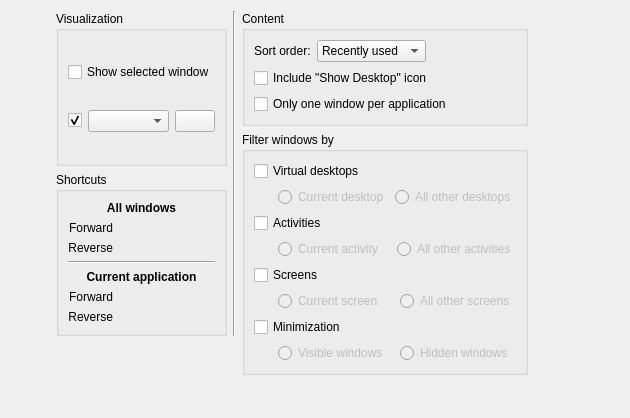
<?xml version="1.0" encoding="UTF-8"?>
<ui version="4.0">
 <class>KWinTabBoxConfigForm</class>
 <widget class="QWidget" name="KWinTabBoxConfigForm">
  <property name="geometry">
   <rect>
    <x>0</x>
    <y>0</y>
    <width>630</width>
    <height>418</height>
   </rect>
  </property>
  <layout class="QHBoxLayout" name="horizontalLayout_2" stretch="1,1,2">
   <item>
    <spacer name="horizontalSpacer_2">
     <property name="orientation">
      <enum>Qt::Horizontal</enum>
     </property>
     <property name="sizeHint" stdset="0">
      <size>
       <width>40</width>
       <height>20</height>
      </size>
     </property>
    </spacer>
   </item>
   <item>
    <layout class="QGridLayout" name="gridLayout_5">
     <item row="0" column="2">
      <widget class="QGroupBox" name="groupBox_3">
       <property name="title">
        <string>Content</string>
       </property>
       <property name="flat">
        <bool>true</bool>
       </property>
       <layout class="QGridLayout" name="gridLayout_2">
        <item row="1" column="0" rowspan="2" colspan="3">
         <widget class="QCheckBox" name="showDesktop">
          <property name="text">
           <string>Include &quot;Show Desktop&quot; icon</string>
          </property>
         </widget>
        </item>
        <item row="0" column="1">
         <widget class="KComboBox" name="switchingModeCombo">
          <property name="sizePolicy">
           <sizepolicy hsizetype="MinimumExpanding" vsizetype="Fixed">
            <horstretch>0</horstretch>
            <verstretch>0</verstretch>
           </sizepolicy>
          </property>
          <item>
           <property name="text">
            <string>Recently used</string>
           </property>
          </item>
          <item>
           <property name="text">
            <string>Stacking order</string>
           </property>
          </item>
         </widget>
        </item>
        <item row="3" column="0" colspan="3">
         <widget class="QCheckBox" name="oneAppWindow">
          <property name="text">
           <string>Only one window per application</string>
          </property>
          <property name="checked">
           <bool>false</bool>
          </property>
         </widget>
        </item>
        <item row="0" column="0">
         <widget class="QLabel" name="label_8">
          <property name="text">
           <string>Sort order:</string>
          </property>
          <property name="buddy">
           <cstring>switchingModeCombo</cstring>
          </property>
         </widget>
        </item>
        <item row="0" column="2">
         <spacer name="horizontalSpacer_4">
          <property name="orientation">
           <enum>Qt::Horizontal</enum>
          </property>
          <property name="sizeHint" stdset="0">
           <size>
            <width>40</width>
            <height>20</height>
           </size>
          </property>
         </spacer>
        </item>
       </layout>
      </widget>
     </item>
     <item row="1" column="2" rowspan="3">
      <widget class="QGroupBox" name="groupBox">
       <property name="title">
        <string>Filter windows by</string>
       </property>
       <property name="flat">
        <bool>true</bool>
       </property>
       <layout class="QVBoxLayout" name="verticalLayout">
        <item>
         <widget class="QCheckBox" name="filterDesktops">
          <property name="text">
           <string>Virtual desktops</string>
          </property>
          <property name="checked">
           <bool>false</bool>
          </property>
         </widget>
        </item>
        <item>
         <widget class="QWidget" name="desktopFilter" native="true">
          <property name="enabled">
           <bool>false</bool>
          </property>
          <layout class="QHBoxLayout" name="horizontalLayout_3">
           <property name="margin">
            <number>0</number>
           </property>
           <item>
            <spacer name="horizontalSpacer_6">
             <property name="orientation">
              <enum>Qt::Horizontal</enum>
             </property>
             <property name="sizeType">
              <enum>QSizePolicy::Fixed</enum>
             </property>
             <property name="sizeHint" stdset="0">
              <size>
               <width>24</width>
               <height>20</height>
              </size>
             </property>
            </spacer>
           </item>
           <item>
            <widget class="QRadioButton" name="currentDesktop">
             <property name="text">
              <string>Current desktop</string>
             </property>
            </widget>
           </item>
           <item>
            <widget class="QRadioButton" name="otherDesktops">
             <property name="text">
              <string>All other desktops</string>
             </property>
            </widget>
           </item>
          </layout>
         </widget>
        </item>
        <item>
         <widget class="QCheckBox" name="filterActivities">
          <property name="text">
           <string>Activities</string>
          </property>
          <property name="checked">
           <bool>false</bool>
          </property>
         </widget>
        </item>
        <item>
         <widget class="QWidget" name="activityFilter" native="true">
          <property name="enabled">
           <bool>false</bool>
          </property>
          <layout class="QHBoxLayout" name="horizontalLayout_4">
           <property name="margin">
            <number>0</number>
           </property>
           <item>
            <spacer name="horizontalSpacer_7">
             <property name="orientation">
              <enum>Qt::Horizontal</enum>
             </property>
             <property name="sizeType">
              <enum>QSizePolicy::Fixed</enum>
             </property>
             <property name="sizeHint" stdset="0">
              <size>
               <width>24</width>
               <height>20</height>
              </size>
             </property>
            </spacer>
           </item>
           <item>
            <widget class="QRadioButton" name="currentActivity">
             <property name="text">
              <string>Current activity</string>
             </property>
            </widget>
           </item>
           <item>
            <widget class="QRadioButton" name="otherActivities">
             <property name="text">
              <string>All other activities</string>
             </property>
            </widget>
           </item>
          </layout>
         </widget>
        </item>
        <item>
         <widget class="QCheckBox" name="filterScreens">
          <property name="text">
           <string>Screens</string>
          </property>
          <property name="checked">
           <bool>false</bool>
          </property>
         </widget>
        </item>
        <item>
         <widget class="QWidget" name="screenFilter" native="true">
          <property name="enabled">
           <bool>false</bool>
          </property>
          <layout class="QHBoxLayout" name="horizontalLayout_7">
           <property name="margin">
            <number>0</number>
           </property>
           <item>
            <spacer name="horizontalSpacer_8">
             <property name="orientation">
              <enum>Qt::Horizontal</enum>
             </property>
             <property name="sizeType">
              <enum>QSizePolicy::Fixed</enum>
             </property>
             <property name="sizeHint" stdset="0">
              <size>
               <width>24</width>
               <height>20</height>
              </size>
             </property>
            </spacer>
           </item>
           <item>
            <widget class="QRadioButton" name="currentScreen">
             <property name="text">
              <string>Current screen</string>
             </property>
            </widget>
           </item>
           <item>
            <widget class="QRadioButton" name="otherScreens">
             <property name="text">
              <string>All other screens</string>
             </property>
            </widget>
           </item>
          </layout>
         </widget>
        </item>
        <item>
         <widget class="QCheckBox" name="filterMinimization">
          <property name="text">
           <string>Minimization</string>
          </property>
          <property name="checked">
           <bool>false</bool>
          </property>
         </widget>
        </item>
        <item>
         <widget class="QWidget" name="minimizationFilter" native="true">
          <property name="enabled">
           <bool>false</bool>
          </property>
          <layout class="QHBoxLayout" name="horizontalLayout_6">
           <property name="margin">
            <number>0</number>
           </property>
           <item>
            <spacer name="horizontalSpacer_9">
             <property name="orientation">
              <enum>Qt::Horizontal</enum>
             </property>
             <property name="sizeType">
              <enum>QSizePolicy::Fixed</enum>
             </property>
             <property name="sizeHint" stdset="0">
              <size>
               <width>24</width>
               <height>20</height>
              </size>
             </property>
            </spacer>
           </item>
           <item>
            <widget class="QRadioButton" name="visibleWindows">
             <property name="text">
              <string>Visible windows</string>
             </property>
            </widget>
           </item>
           <item>
            <widget class="QRadioButton" name="hiddenWindows">
             <property name="text">
              <string>Hidden windows</string>
             </property>
            </widget>
           </item>
          </layout>
         </widget>
        </item>
       </layout>
      </widget>
     </item>
     <item row="3" column="0" rowspan="2">
      <spacer name="verticalSpacer">
       <property name="orientation">
        <enum>Qt::Vertical</enum>
       </property>
       <property name="sizeHint" stdset="0">
        <size>
         <width>20</width>
         <height>40</height>
        </size>
       </property>
      </spacer>
     </item>
     <item row="4" column="2">
      <spacer name="verticalSpacer_2">
       <property name="orientation">
        <enum>Qt::Vertical</enum>
       </property>
       <property name="sizeHint" stdset="0">
        <size>
         <width>20</width>
         <height>40</height>
        </size>
       </property>
      </spacer>
     </item>
     <item row="2" column="0">
      <widget class="QGroupBox" name="groupBox_4">
       <property name="title">
        <string>Shortcuts</string>
       </property>
       <property name="flat">
        <bool>true</bool>
       </property>
       <layout class="QGridLayout" name="gridLayout_4">
        <item row="1" column="0">
         <widget class="QLabel" name="label_3">
          <property name="text">
           <string>Forward</string>
          </property>
          <property name="alignment">
           <set>Qt::AlignRight|Qt::AlignTrailing|Qt::AlignVCenter</set>
          </property>
         </widget>
        </item>
        <item row="3" column="0" colspan="4">
         <widget class="Line" name="line">
          <property name="orientation">
           <enum>Qt::Horizontal</enum>
          </property>
         </widget>
        </item>
        <item row="0" column="0" colspan="4">
         <widget class="QLabel" name="label">
          <property name="font">
           <font>
            <weight>75</weight>
            <bold>true</bold>
           </font>
          </property>
          <property name="text">
           <string>All windows</string>
          </property>
          <property name="alignment">
           <set>Qt::AlignCenter</set>
          </property>
         </widget>
        </item>
        <item row="2" column="0">
         <widget class="QLabel" name="label_4">
          <property name="text">
           <string>Reverse</string>
          </property>
          <property name="alignment">
           <set>Qt::AlignRight|Qt::AlignTrailing|Qt::AlignVCenter</set>
          </property>
         </widget>
        </item>
        <item row="5" column="0">
         <widget class="QLabel" name="label_5">
          <property name="text">
           <string>Forward</string>
          </property>
          <property name="alignment">
           <set>Qt::AlignRight|Qt::AlignTrailing|Qt::AlignVCenter</set>
          </property>
         </widget>
        </item>
        <item row="6" column="0">
         <widget class="QLabel" name="label_6">
          <property name="text">
           <string>Reverse</string>
          </property>
          <property name="alignment">
           <set>Qt::AlignRight|Qt::AlignTrailing|Qt::AlignVCenter</set>
          </property>
         </widget>
        </item>
        <item row="6" column="1" colspan="3">
         <widget class="KKeySequenceWidget" name="scCurrentReverse">
          <property name="checkForConflictsAgainst">
           <set>KKeySequenceWidget::GlobalShortcuts</set>
          </property>
         </widget>
        </item>
        <item row="5" column="1" colspan="3">
         <widget class="KKeySequenceWidget" name="scCurrent">
          <property name="checkForConflictsAgainst">
           <set>KKeySequenceWidget::GlobalShortcuts</set>
          </property>
         </widget>
        </item>
        <item row="4" column="0" colspan="4">
         <widget class="QLabel" name="label_2">
          <property name="font">
           <font>
            <weight>75</weight>
            <bold>true</bold>
           </font>
          </property>
          <property name="text">
           <string>Current application</string>
          </property>
          <property name="alignment">
           <set>Qt::AlignCenter</set>
          </property>
         </widget>
        </item>
        <item row="2" column="1" colspan="3">
         <widget class="KKeySequenceWidget" name="scAllReverse">
          <property name="checkForConflictsAgainst">
           <set>KKeySequenceWidget::GlobalShortcuts</set>
          </property>
         </widget>
        </item>
        <item row="1" column="1" colspan="3">
         <widget class="KKeySequenceWidget" name="scAll">
          <property name="checkForConflictsAgainst">
           <set>KKeySequenceWidget::GlobalShortcuts</set>
          </property>
         </widget>
        </item>
       </layout>
      </widget>
     </item>
     <item row="0" column="0" rowspan="2">
      <widget class="QGroupBox" name="groupBox_2">
       <property name="title">
        <string>Visualization</string>
       </property>
       <property name="flat">
        <bool>true</bool>
       </property>
       <layout class="QGridLayout" name="gridLayout_3">
        <item row="1" column="1">
         <widget class="QWidget" name="widget_6" native="true">
          <layout class="QHBoxLayout" name="horizontalLayout">
           <property name="margin">
            <number>0</number>
           </property>
           <item>
            <widget class="KComboBox" name="effectCombo">
             <property name="sizePolicy">
              <sizepolicy hsizetype="MinimumExpanding" vsizetype="Fixed">
               <horstretch>0</horstretch>
               <verstretch>0</verstretch>
              </sizepolicy>
             </property>
             <property name="toolTip">
              <string>The effect to replace the list window when desktop effects are active.</string>
             </property>
            </widget>
           </item>
           <item>
            <widget class="KPushButton" name="effectConfigButton">
             <property name="sizePolicy">
              <sizepolicy hsizetype="Minimum" vsizetype="Fixed">
               <horstretch>0</horstretch>
               <verstretch>0</verstretch>
              </sizepolicy>
             </property>
            </widget>
           </item>
          </layout>
         </widget>
        </item>
        <item row="1" column="0">
         <widget class="QCheckBox" name="showTabBox">
          <property name="text">
           <string/>
          </property>
          <property name="checked">
           <bool>true</bool>
          </property>
         </widget>
        </item>
        <item row="0" column="0" colspan="2">
         <widget class="QCheckBox" name="highlightWindowCheck">
          <property name="toolTip">
           <string>The currently selected window will be highlighted by fading out all other windows. This option requires desktop effects to be active.</string>
          </property>
          <property name="text">
           <string>Show selected window</string>
          </property>
         </widget>
        </item>
        <item row="1" column="2">
         <spacer name="horizontalSpacer_5">
          <property name="orientation">
           <enum>Qt::Horizontal</enum>
          </property>
          <property name="sizeHint" stdset="0">
           <size>
            <width>40</width>
            <height>20</height>
           </size>
          </property>
         </spacer>
        </item>
       </layout>
      </widget>
     </item>
     <item row="0" column="1" rowspan="3">
      <widget class="Line" name="line_2">
       <property name="orientation">
        <enum>Qt::Vertical</enum>
       </property>
      </widget>
     </item>
    </layout>
   </item>
   <item>
    <spacer name="horizontalSpacer">
     <property name="orientation">
      <enum>Qt::Horizontal</enum>
     </property>
     <property name="sizeHint" stdset="0">
      <size>
       <width>40</width>
       <height>20</height>
      </size>
     </property>
    </spacer>
   </item>
  </layout>
 </widget>
 <customwidgets>
  <customwidget>
   <class>KKeySequenceWidget</class>
   <extends>QWidget</extends>
   <header>kkeysequencewidget.h</header>
  </customwidget>
  <customwidget>
   <class>KComboBox</class>
   <extends>QComboBox</extends>
   <header>kcombobox.h</header>
  </customwidget>
  <customwidget>
   <class>KPushButton</class>
   <extends>QPushButton</extends>
   <header>kpushbutton.h</header>
  </customwidget>
 </customwidgets>
 <tabstops>
  <tabstop>highlightWindowCheck</tabstop>
  <tabstop>showTabBox</tabstop>
  <tabstop>effectCombo</tabstop>
  <tabstop>effectConfigButton</tabstop>
  <tabstop>ghns</tabstop>
  <tabstop>switchingModeCombo</tabstop>
  <tabstop>showDesktop</tabstop>
  <tabstop>oneAppWindow</tabstop>
  <tabstop>filterDesktops</tabstop>
  <tabstop>currentDesktop</tabstop>
  <tabstop>otherDesktops</tabstop>
  <tabstop>filterActivities</tabstop>
  <tabstop>currentActivity</tabstop>
  <tabstop>otherActivities</tabstop>
  <tabstop>filterScreens</tabstop>
  <tabstop>currentScreen</tabstop>
  <tabstop>otherScreens</tabstop>
  <tabstop>filterMinimization</tabstop>
  <tabstop>visibleWindows</tabstop>
  <tabstop>hiddenWindows</tabstop>
 </tabstops>
 <resources/>
 <connections>
  <connection>
   <sender>filterDesktops</sender>
   <signal>toggled(bool)</signal>
   <receiver>desktopFilter</receiver>
   <slot>setEnabled(bool)</slot>
   <hints>
    <hint type="sourcelabel">
     <x>541</x>
     <y>172</y>
    </hint>
    <hint type="destinationlabel">
     <x>701</x>
     <y>197</y>
    </hint>
   </hints>
  </connection>
  <connection>
   <sender>filterActivities</sender>
   <signal>toggled(bool)</signal>
   <receiver>activityFilter</receiver>
   <slot>setEnabled(bool)</slot>
   <hints>
    <hint type="sourcelabel">
     <x>543</x>
     <y>222</y>
    </hint>
    <hint type="destinationlabel">
     <x>701</x>
     <y>247</y>
    </hint>
   </hints>
  </connection>
  <connection>
   <sender>filterScreens</sender>
   <signal>toggled(bool)</signal>
   <receiver>screenFilter</receiver>
   <slot>setEnabled(bool)</slot>
   <hints>
    <hint type="sourcelabel">
     <x>555</x>
     <y>272</y>
    </hint>
    <hint type="destinationlabel">
     <x>701</x>
     <y>297</y>
    </hint>
   </hints>
  </connection>
  <connection>
   <sender>filterMinimization</sender>
   <signal>toggled(bool)</signal>
   <receiver>minimizationFilter</receiver>
   <slot>setEnabled(bool)</slot>
   <hints>
    <hint type="sourcelabel">
     <x>558</x>
     <y>322</y>
    </hint>
    <hint type="destinationlabel">
     <x>701</x>
     <y>347</y>
    </hint>
   </hints>
  </connection>
  <connection>
   <sender>showTabBox</sender>
   <signal>toggled(bool)</signal>
   <receiver>widget_6</receiver>
   <slot>setEnabled(bool)</slot>
   <hints>
    <hint type="sourcelabel">
     <x>164</x>
     <y>125</y>
    </hint>
    <hint type="destinationlabel">
     <x>230</x>
     <y>108</y>
    </hint>
   </hints>
  </connection>
 </connections>
</ui>
